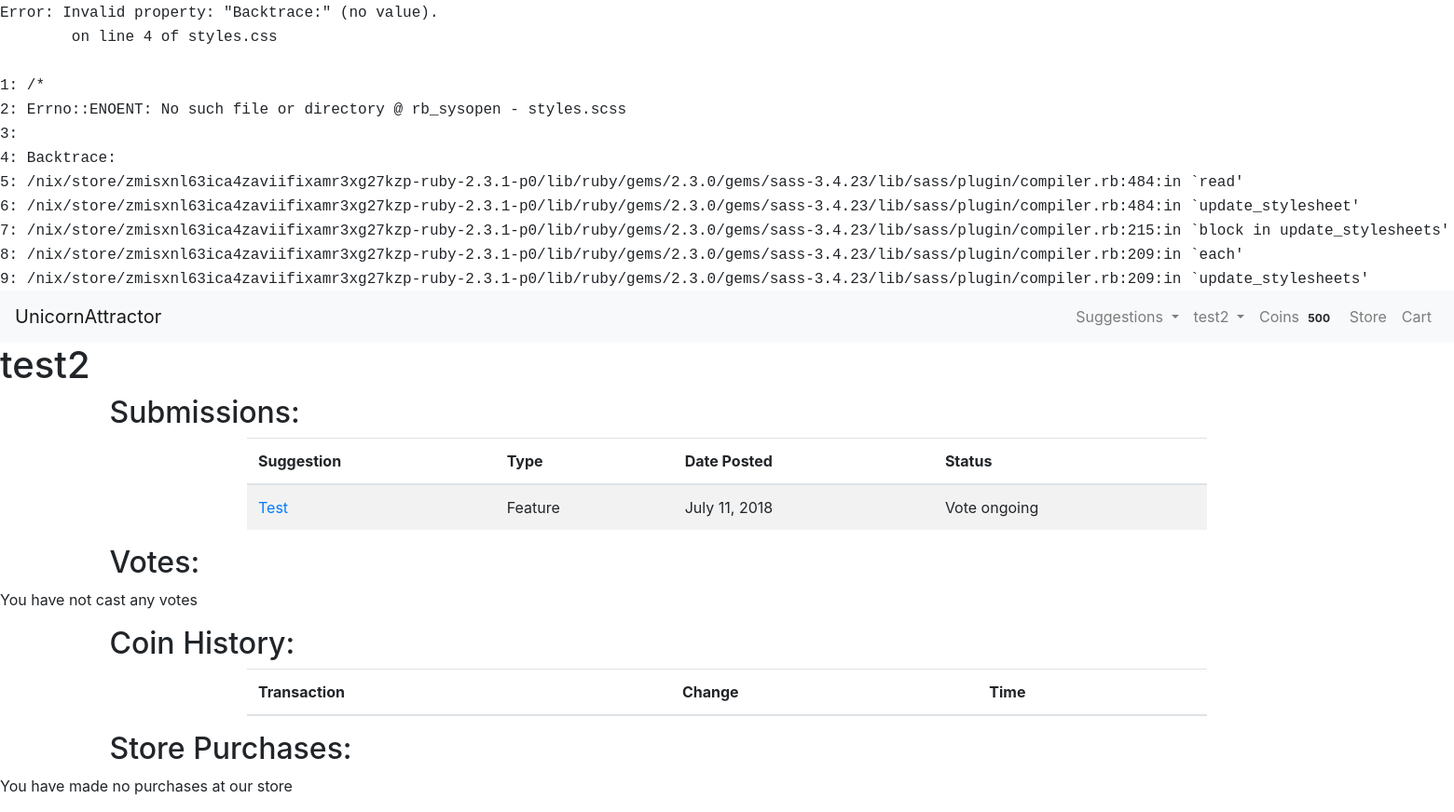
Before: /user/3 (signed in) with the older database file.
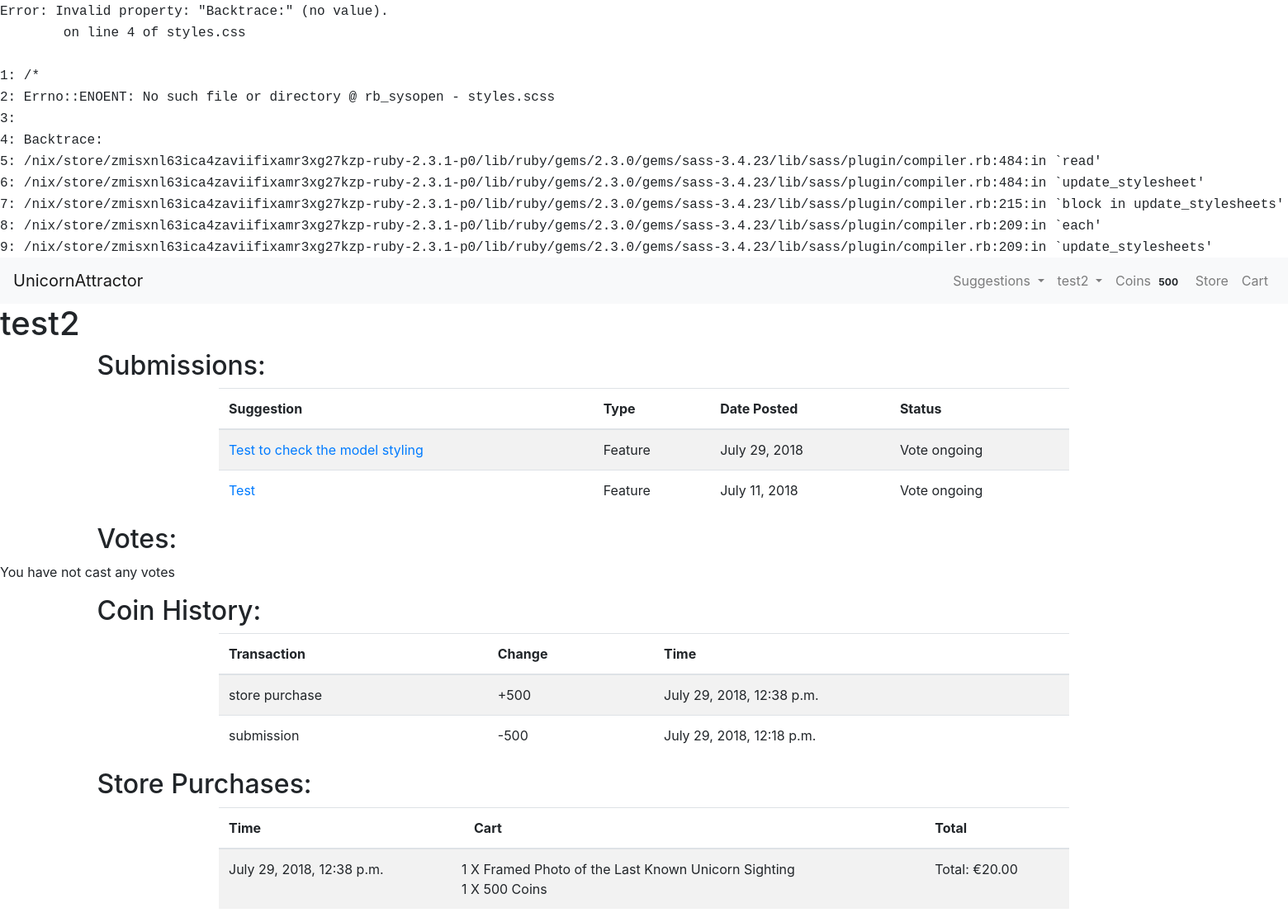
After: the same page with the newer database file.
### accounts/models.py (models this page shows)
class User(AbstractUser):
    USERNAME_FIELD = "email"
    email = models.EmailField(('email address'), blank=False, unique=True)
    REQUIRED_FIELDS = []
    def __str__(self):
        return self.username

### usersuggestions/models.py (models this page shows, shortened)
class SuggestionAdminPage(models.Model):
    status_choices = ((0, "not scheduled"), (1, "scheduled"), (2, "in progress"), (3, "completed"))
    priority_choices = ((0, "low"), (1, 'normal'), (2, 'high'))
    suggestion = models.ForeignKey(Suggestion, null=False, on_delete=models.CASCADE)
    status = models.PositiveSmallIntegerField(choices=status_choices, default=0)
    developer_assigned = models.ForeignKey(User, null=True, blank=True, on_delete=models.PROTECT)
    priority = models.PositiveSmallIntegerField(choices=priority_choices, null=True, blank=True, default=1)
    date_started = models.DateField(null=True, blank=True)
    estimated_days_to_complete = models.PositiveSmallIntegerField(null=True, blank=True)
    expected_completion_date = models.DateField(null=True, blank=True)
    date_completed = models.DateField(null=True, blank=True)
    in_current_voting_cycle = models.BooleanField(blank=False, default=True)
    github_branch = models.CharField(null=True, blank=True, max_length=50)
    was_successful = models.NullBooleanField(blank=True, null=True)
    current_winner = models.BooleanField(blank=False, default=False)

class Suggestion(models.Model):
    suggestion_choices = ((True, 'Feature'), (False, 'Bug Fix'))
    is_feature = models.BooleanField(blank=False, default=False, choices=suggestion_choices)
    user = models.ForeignKey(User, null=False, on_delete=models.PROTECT)
    title = models.CharField(max_length=200, blank=False)
    details = RichTextUploadingField()
    date_time = models.DateTimeField(auto_now_add=True)
    delay_submission = models.BooleanField(null=False, blank=True, default=False)

### market/models.py (models this page shows, shortened)
class UserCoinHistory(models.Model):
    transaction_choices = ((1, 'submission'), (2, 'upvote'), (3, 'referral'),
                           (4, 'store purchase'), (5, 'initial signup'), (6, 'received referral'),
                           (7, 'suggestion upvoted'), (8, 'suggestion successful'), (9, 'feature suggestion promoted'))
    user = models.ForeignKey(User, null=False, on_delete=models.PROTECT)
    coins_change = models.IntegerField(null=False)
    date_time = models.DateTimeField(auto_now_add=True)
    suggestion = models.ForeignKey(Suggestion, null=True, blank=True, on_delete=models.CASCADE)
    transaction = models.PositiveSmallIntegerField(choices=transaction_choices, blank=False, null=False)

class Order(models.Model):
    user = models.ForeignKey(User, null=False, on_delete=models.PROTECT)
    date_time = models.DateTimeField(auto_now_add=True)
    delivery_address = models.ForeignKey(Delivery, null=True, on_delete=models.PROTECT)

class OrderItem(models.Model):
    order = models.ForeignKey(Order, null=False, on_delete=models.CASCADE)
    item = models.ForeignKey(StoreItem, null=False, on_delete=models.PROTECT)
    quantity = models.PositiveIntegerField(null=False)
    total_purchase_price = models.DecimalField(max_digits=8, decimal_places=2)

class StoreItem(models.Model):
    name = models.CharField(max_length=200, null=False, blank=False)
    description = models.TextField()
    price = models.DecimalField(max_digits=8, decimal_places=2)
    image = models.ImageField(upload_to='images')
    delivery_required = models.BooleanField(blank=False, null=False)
    is_coins = models.BooleanField(default=False, null=False)
    coins_amount = models.PositiveIntegerField(blank=True, null=True)
    def __str__(self):
        return self.name

### usersuggestions/views.py (the view)
# urls.py: url(r'^user/(?P<user_id>\d+)$', render_userpage, name='userpage'),
@login_required()
def render_userpage(request, user_id):
    user = get_object_or_404(User, id=user_id)
    if request.user == user:
        values = get_userpage_values(user)
        return render(request, "userpage.html", {"user": user,
                                                 "votes": values["votes"], "purchases": values["purchases"],
                                                 "coin_history": values["coin_history"],
                                                 "suggestions": values["suggestions"],
                                                 })
    else:
        return redirect("issue_tracker")

### market/cart.py (called while the page is built)
    def __len__(self):
        return sum(item['quantity'] for item in self.cart.values())

### market/contexts.py (called while the page is built)
def cart(request):
    return {'cart': Cart(request)}

def usercoins(request):
    if request.user.is_authenticated:
        user = request.user
        coins_amount = UserCoins.objects.get(user=user).coins
        return {"usercoins":coins_amount}
    else:
        return {"usercoins": None}

### usersuggestions/helpers.py (called while the page is built)
def get_userpage_values(user):
    votes = Upvote.objects.filter(user=user).order_by("-date_time")
    purchases = Order.objects.filter(user=user).order_by("-date_time")
    coin_history = UserCoinHistory.objects.filter(user=user).order_by("-date_time")
    suggestions = SuggestionAdminPage.objects.filter(suggestion__user=user).order_by("-suggestion__date_time")
    for purchase in purchases:
        purchase.items = OrderItem.objects.filter(order=purchase)
        purchase.total_cost = 0
        for item in purchase.items:
            purchase.total_cost += item.total_purchase_price
    values_dictionary = {"purchases": purchases,
                         "coin_history": coin_history, "votes": votes, "suggestions": suggestions
                         }
    return values_dictionary

### usersuggestions/templates/userpage.html (shortened to what this page needs)
{% extends 'base.html' %} {% block title %} {{ user }} {% endblock %} {% block content %}
<main id="userpage">
    <h1 id="header">{{ user }}</h1>
    <div class="row">
        <div class="offset-1">
            <h2 class="section-header">Submissions:</h2>
        </div>
    </div>
    {% if suggestions|length == 0 %}
    <p>You have not submitted any suggestions</p>
    {% else %}
    <div class="row">
        <div class="col-xs-10 col-md-8 offset-xs-1 offset-md-2">
            <table class="table table-striped">
                <thead>
                    <tr>
                        <th scope="col">Suggestion</th>
                        <th scope="col">Type</th>
                        <th scope="col">Date Posted</th>
                        <th scope="col">Status</th>
                    </tr>
                </thead>
                <tbody>
                    {% for suggestion in suggestions %}
                    <tr>
                        <td><a href="{% url 'view_suggestion' suggestion.suggestion.id %}">{{ suggestion.suggestion.title }}</a> </td>
                        <td>{{ suggestion.suggestion.get_is_feature_display }}</td>
                        <td>{{ suggestion.suggestion.date_time.date }}</td>
                        <td>
                            {% if suggestion.suggestion.is_feature %} {% if suggestion.in_current_voting_cycle %} Vote ongoing {% elif suggestion.suggestion.delay_submission %} Submission delayed till next voting cycle {% elif suggestion.was_successful == True %} Suggestion Successful
                            {% else %} Suggestion unsuccessful {% endif %} {% else %} {{ suggestion.get_status_display }} {% endif %}
                        </td>
                    </tr>
                    {% endfor %}
                </tbody>
            </table>
        </div>
    </div>
    {% endif %}
    <div class="row">
        <div class="offset-1">
            <h2>Votes:</h2>
        </div>
    </div>
    {% if votes|length == 0 %}
    <p>You have not cast any votes</p>
        {% endif %}
        <div class="row">
            <div class="offset-1">
                <h2>Coin History:</h2>
            </div>
        </div>
        <div class="row">
            <div class="col-xs-10 col-md-8 offset-xs-1 offset-md-2">
                <table class="table table-striped">
                    <thead>
                        <tr>
                            <th scope="col">Transaction</th>
                            <th scope="col">Change</th>
                            <th scope="col">Time</th>
                        </tr>
                    </thead>
                    <tbody>
                        {% for entry in coin_history %}
                        <tr>
                            <td>{{ entry.get_transaction_display }}{% if entry.suggestion %}: <a href="{% url 'view_suggestion' entry.suggestion.id %}"> {{ entry.suggestion.title }}</a> {% endif %}
                            </td>
                            <td>{% if entry.coins_change > 0 %} <span class="positive-change">+{% else %}<span class="negative-change">{% endif %}{{ entry.coins_change }}</span></td>
                            <td>{{ entry.date_time }}
                            </td>
                        </tr>
                        {% endfor %}
                    </tbody>
                </table>
            </div>
        </div>
        <div class="row">
            <div class="offset-1">
                <h2>Store Purchases:</h2>
            </div>
        </div>
        {% if purchases|length == 0 %}
        <p>You have made no purchases at our store</p>
        {% else %}
        <div class="row">
            <div class="col-xs-10 col-md-8 offset-xs-1 offset-md-2">
                <table class="table table-striped">
                    <thead>
                        <tr>
                            <th scope="col">Time</th>
                            <th scope="col">Cart</th>
                            <th scope="col">Total</th>
                        </tr>
                    </thead>
                    <tbody>
                        {% for purchase in purchases %}
                        <tr>
                            <td>{{ purchase.date_time }}</td>
                            <td>
                                {% for item in purchase.items %}
                                <div class="row">
                                    {{ item.quantity }} X {{ item.item }}
                                </div>
                                {% endfor %}
                            </td>
                            <td>Total: €{{ purchase.total_cost }}</td>
                        </tr>
                        {% endfor %}
                    </tbody>
                </table>
            </div>
        </div>
        {% endif %}
</main>
{% endblock %}

### templates/base.html (shortened to what this page needs)
<!DOCTYPE html>
<html lang="en">
<head>
    <link rel="stylesheet" href="https://maxcdn.bootstrapcdn.com/bootstrap/4.0.0/css/bootstrap.min.css">
    <link rel="stylesheet" href="/static/css/styles.css" type="text/css" />
</head>
<header>
    <nav class="navbar navbar-expand-lg navbar-light bg-light justify-content-between">
        <a class="navbar-brand" href="{% url 'home' %}">UnicornAttractor</a>
        <form class="inline">
            <div class="collapse navbar-collapse" id="navbarSupportedContent">
                <ul class="navbar-nav mr-auto">
                    <li class="nav-item dropdown">
                        <a class="nav-link dropdown-toggle" href="{% url 'issue_tracker' %}" id="navbarDropdown" role="button" data-toggle="dropdown" aria-haspopup="true" aria-expanded="false">
          Suggestions
        </a>
                    </li>
                    {% if user.is_authenticated %}
                    <li class="nav-item dropdown">
                        <a class="nav-link dropdown-toggle" href="#" id="navbarDropdownUser" role="button" data-toggle="dropdown" aria-haspopup="true" aria-expanded="false">
          {{ user.username }}
        </a>
                    </li>
                    <li class="nav-item">
                        <a class="nav-link" href="{% url 'earn_coins' %}"> Coins <span class="badge badge-light">{{ usercoins }}</span></a></a>
                    </li>
                    {% endif %}
                    <li class="nav-item">
                        <a class="nav-link" href="{% url 'store' %}">Store</a>
                    </li>
                    <li class="nav-item">
                        <a class="nav-link" href="{% url 'view_cart' %}">Cart </a>
                    </li>
                </ul>
            </div>
        </form>
    </nav>
</header>
<body>
    {% block content %}{% endblock %}
</body>
</html>

### styles.css (style rules this page uses)
body:before { white-space: pre; font-family: monospace; content: "Error: Invalid property: \"Backtrace:\" (no value).\A on line 4 of styles.css\A \A 1: /*\A 2: Errno::ENOENT: No such file or directory @ rb_sysopen - styles.scss\A 3: \A 4: Backtrace:\A 5: /nix/store/zmisxnl63ica4zaviifixamr3xg27kzp-ruby-2.3.1-p0/lib/ruby/gems/2.3.0/gems/sass-3.4.23/lib/sass/plugin/compiler.rb:484:in `read'\A 6: /nix/store/zmisxnl63ica4zaviifixamr3xg27kzp-ruby-2.3.1-p0/lib/ruby/gems/2.3.0/gems/sass-3.4.23/lib/sass/plugin/compiler.rb:484:in `update_stylesheet'\A 7: /nix/store/zmisxnl63ica4zaviifixamr3xg27kzp-ruby-2.3.1-p0/lib/ruby/gems/2.3.0/gems/sass-3.4.23/lib/sass/plugin/compiler.rb:215:in `block in update_stylesheets'\A 8: /nix/store/zmisxnl63ica4zaviifixamr3xg27kzp-ruby-2.3.1-p0/lib/ruby/gems/2.3.0/gems/sass-3.4.23/lib/sass/plugin/compiler.rb:209:in `each'\A 9: /nix/store/zmisxnl63ica4zaviifixamr3xg27kzp-ruby-2.3.1-p0/lib/ruby/gems/2.3.0/gems/sass-3.4.23/lib/sass/plugin/compiler.rb:209:in `update_stylesheets'"; }

Changed rows visible on the page:
added SuggestionAdminPage: suggestion "Test to check the model styling", suggestion.is_feature "Feature", suggestion.date_time "July 29, 2018", in_current_voting_cycle "Vote ongoing"
added UserCoinHistory: transaction "store purchase", coins_change "500", date_time "July 29, 2018, 12:38 p.m."
added UserCoinHistory: transaction "submission", coins_change "-500", date_time "July 29, 2018, 12:18 p.m."
added Order: date_time "July 29, 2018, 12:38 p.m.", total_cost "20.00"
added OrderItem: quantity "1", item "Framed Photo of the Last Known Unicorn Sighting"
added OrderItem: quantity "1", item "500 Coins"
Other visible differences:
text no longer shown: "You have made no purchases at our store"
text now shown: "Time Cart Total"
